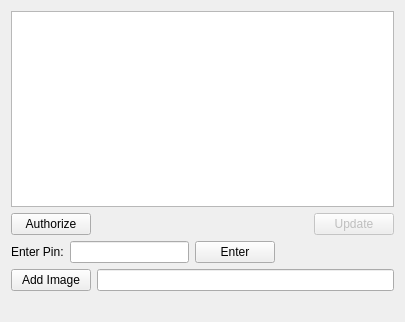
<?xml version="1.0" encoding="UTF-8"?>
<ui version="4.0">
 <class>StatusUpdateWidget</class>
 <widget class="QWidget" name="StatusUpdateWidget">
  <property name="geometry">
   <rect>
    <x>0</x>
    <y>0</y>
    <width>405</width>
    <height>322</height>
   </rect>
  </property>
  <property name="windowTitle">
   <string>Form</string>
  </property>
  <layout class="QVBoxLayout" name="verticalLayout">
   <item>
    <widget class="QPlainTextEdit" name="updateTextEdit"/>
   </item>
   <item>
    <layout class="QHBoxLayout" name="horizontalLayout">
     <item>
      <widget class="QPushButton" name="authorizeButton">
       <property name="text">
        <string>Authorize</string>
       </property>
      </widget>
     </item>
     <item>
      <spacer name="horizontalSpacer">
       <property name="orientation">
        <enum>Qt::Horizontal</enum>
       </property>
       <property name="sizeHint" stdset="0">
        <size>
         <width>214</width>
         <height>20</height>
        </size>
       </property>
      </spacer>
     </item>
     <item>
      <widget class="QPushButton" name="updateButton">
       <property name="enabled">
        <bool>false</bool>
       </property>
       <property name="text">
        <string>Update</string>
       </property>
      </widget>
     </item>
    </layout>
   </item>
   <item>
    <layout class="QHBoxLayout" name="horizontalLayout_2">
     <item>
      <widget class="QLabel" name="label">
       <property name="text">
        <string>Enter Pin:</string>
       </property>
      </widget>
     </item>
     <item>
      <widget class="QLineEdit" name="pinLineEdit"/>
     </item>
     <item>
      <widget class="QPushButton" name="pinPushButton">
       <property name="text">
        <string>Enter</string>
       </property>
      </widget>
     </item>
     <item>
      <spacer name="horizontalSpacer_2">
       <property name="orientation">
        <enum>Qt::Horizontal</enum>
       </property>
       <property name="sizeHint" stdset="0">
        <size>
         <width>40</width>
         <height>20</height>
        </size>
       </property>
      </spacer>
     </item>
    </layout>
   </item>
   <item>
    <layout class="QHBoxLayout" name="horizontalLayout_3">
     <item>
      <widget class="QPushButton" name="addImagePushButton">
       <property name="text">
        <string>Add Image</string>
       </property>
      </widget>
     </item>
     <item>
      <widget class="QLineEdit" name="imageFilenameLineEdit"/>
     </item>
    </layout>
   </item>
   <item>
    <widget class="QLabel" name="infoLabel">
     <property name="text">
      <string/>
     </property>
    </widget>
   </item>
  </layout>
 </widget>
 <resources/>
 <connections/>
</ui>
